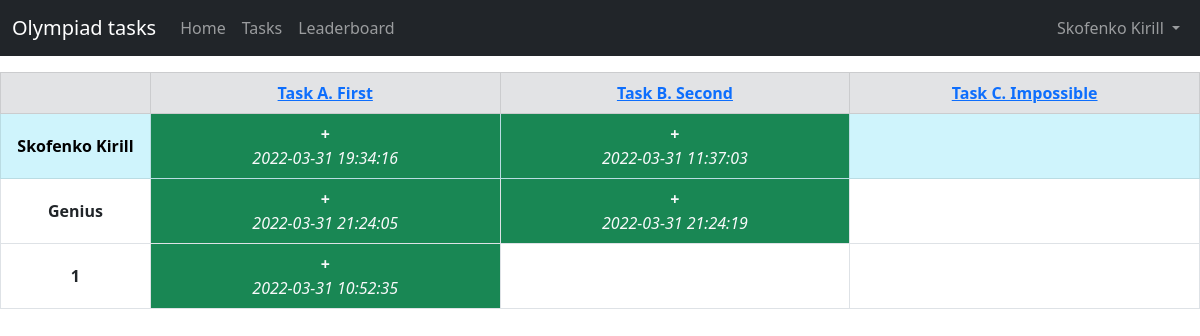
The page /leaderboard (signed in) on the database its author committed.
### models.py (models this page shows, shortened)
class User(db.Model):
    id = db.Column(db.Integer, primary_key=True)
    name = db.Column(db.String(30), nullable=False, unique=True)
    email = db.Column(db.String(30), nullable=False, unique=True)
    psw_hash = db.Column(db.String(72), nullable=False)

class Task(db.Model):
    id = db.Column(db.Integer, primary_key=True)
    name = db.Column(db.String(30), nullable=False)
    text = db.Column(db.Text, nullable=False)
    answer = db.Column(db.Text, nullable=False)

class Completed(db.Model):
    user_id = db.Column(db.Integer, ForeignKey(User.id), nullable=False)
    task_id = db.Column(db.Integer, ForeignKey(Task.id), nullable=False)
    time = db.Column(db.DateTime, server_default=func.now())
    __table_args__ = (PrimaryKeyConstraint(user_id, task_id),)

### routes.py (the view)
@blueprint.route('/leaderboard')
def leaderboard():
    all_users = db.session.query(User.id, User.name, func.count(User.name).label('done'),
                                 func.sum(func.strftime('%s', func.now()) - func.strftime('%s', Completed.time)).label(
                                     'duration')) \
        .join(Completed) \
        .filter(User.id == Completed.user_id) \
        .group_by(User.name) \
        .order_by(desc('done'), desc('duration')) \
        .all()
    all_tasks = db.session.query(Task.id, Task.name).all()
    all_completed = Completed.query.all()
    completed_dict = {(comp.user_id, comp.task_id): comp.time for comp in all_completed}
    return render_template('leaderboard.html', tasks=all_tasks, users=all_users, dict=completed_dict,
                           user=session.get('user', None))

### templates/leaderboard.html (shortened to what this page needs)
{% extends 'header.html' %}
{% block content %}
<table class="table table-bordered mt-3">
    <thead>
    <tr class="table-secondary">
        <th style="width: 12.5%" scope="col">&nbsp;</th>
        {% for t in tasks %}
        <th style="width: {{ 87.5/tasks|length }}%" class="text-center align-middle" scope="col">
            <a href="tasks/{{ t.id }}">{{ t.name }}</a>
        </th>
        {% endfor %}
    </tr>
    </thead>
    <tbody>
    {% for u in users %}
    <tr class="{% if u.name == user %} table-info {% endif %}">
        <th class="text-center align-middle" scope="row">{{ u.name }}</th>
        {% for t in tasks %}
            {% if (u.id, t.id) in dict %}
            <td class="text-center align-middle bg-success text-light">
                <b>+</b>
                <br>
                <i>{{ dict.get((u.id, t.id)) }}</i>
            </td>
            {% else %}
            <td></td>
            {% endif %}
        {% endfor %}
    </tr>
    {% endfor %}
    </tbody>
</table>
{% endblock %}

### templates/header.html (shortened to what this page needs)
{% extends 'base.html' %}
{% block header %}
<nav class="navbar navbar-expand-lg navbar-dark bg-dark">
    <div class="container-fluid">
        <a class="navbar-brand">Olympiad tasks</a>
        <div class="collapse navbar-collapse" id="navbarSupportedContent">
            <ul class="navbar-nav">
                <li class="nav-item">
                    <a class="nav-link" aria-current="page" href="/">Home</a>
                </li>
                <li class="nav-item">
                    <a class="nav-link" href="/tasks">Tasks</a>
                </li>
                <li class="nav-item">
                    <a class="nav-link" href="/leaderboard">Leaderboard</a>
                </li>
            </ul>
            <ul class="navbar-nav ms-auto">
                {% if user is not none %}
                <li class="nav-item dropdown">
                    <a class="nav-link dropdown-toggle" id="navbarDropdown" role="button" data-bs-toggle="dropdown"
                       aria-expanded="false">
                        {{ user }}
                    </a>
                </li>
                {% else %}
                <li class="nav-item">
                    <a class="nav-link" href="/login">Login</a>
                </li>
                {% endif %}
            </ul>
        </div>
    </div>
</nav>
{% endblock %}

### static/base.css (style rules this page uses)
html { overflow-wrap: break-word; }

### rows shown on the page
User: name "Skofenko Kirill"
Task: {{ 87.5/tasks|length }} 29.166666666666668 (drawn), name "Task A. First"
Task: {{ 87.5/tasks|length }} 29.166666666666668 (drawn), name "Task B. Second"
Task: {{ 87.5/tasks|length }} 29.166666666666668 (drawn), name "Task C. Impossible"
Completed: get "2022-03-31 19:34:16"
Completed: get "2022-03-31 11:37:03"
User: name "Genius"
Completed: get "2022-03-31 21:24:05"
Completed: get "2022-03-31 21:24:19"
Completed: get "2022-03-31 10:52:35"

### other values the page prints
{{ u.name }} "1"
